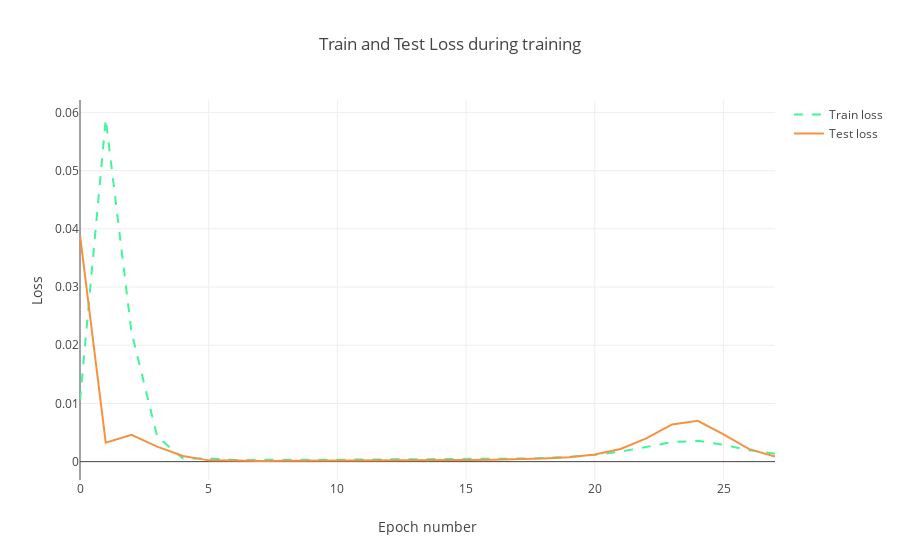

The notebook cell this image was saved under:
### Code cell
trace1 = go.Scatter(
    x = np.arange(0, len(history.history['loss']), 1),
    y = history.history['loss'],
    mode = 'lines',
    name = 'Train loss',
    line = dict(color=('rgb(66, 244, 155)'), width=2, dash='dash')
)
trace2 = go.Scatter(
    x = np.arange(0, len(history.history['val_loss']), 1),
    y = history.history['val_loss'],
    mode = 'lines',
    name = 'Test loss',
    line = dict(color=('rgb(244, 146, 65)'), width=2)
)

data = [trace1, trace2]
layout = dict(title = 'Train and Test Loss during training',
              xaxis = dict(title = 'Epoch number'), yaxis = dict(title = 'Loss'))
fig = dict(data=data, layout=layout)
py.iplot(fig, filename='training_process')

### Figure 1 — Plotly figure (JSON) as saved in the notebook; plotly's stock layout.template omitted (floating-point values rounded to 4 significant figures)
{"data": [{"line": {"color": "rgb(66, 244, 155)", "dash": "dash", "width": 2}, "mode": "lines", "name": "Train loss", "type": "scatter", "uid": "4dd34952-e820-11e8-bb0a-acbc3299c38d", "x": [0, 1, 2, 3, 4, 5, 6, 7, 8, 9, 10, 11, 12, 13, 14, 15, 16, 17, 18, 19, 20, 21, 22, 23, 24, 25, 26, 27], "y": [0.01055, 0.05887, 0.02223, 0.004282, 0.0005583, 0.0005508, 0.0002893, 0.00034, 0.0003145, 0.0003297, 0.0003346, 0.0003425, 0.0003518, 0.0003643, 0.0003823, 0.0004097, 0.0004526, 0.0005215, 0.0006357, 0.0008298, 0.001163, 0.001715, 0.002523, 0.003355, 0.003567, 0.002884, 0.001956, 0.001342]}, {"line": {"color": "rgb(244, 146, 65)", "width": 2}, "mode": "lines", "name": "Test loss", "type": "scatter", "uid": "4dd34bfa-e820-11e8-8950-acbc3299c38d", "x": [0, 1, 2, 3, 4, 5, 6, 7, 8, 9, 10, 11, 12, 13, 14, 15, 16, 17, 18, 19, 20, 21, 22, 23, 24, 25, 26, 27], "y": [0.0389, 0.003269, 0.004601, 0.002582, 0.000968, 0.0002157, 0.0002145, 0.0001078, 0.0001476, 0.0001522, 0.0001675, 0.000182, 0.0001973, 0.0002154, 0.0002384, 0.0002709, 0.0003196, 0.0003974, 0.0005285, 0.0007661, 0.001228, 0.002171, 0.00398, 0.006383, 0.007006, 0.004672, 0.002139, 0.000866]}], "layout": {"title": "Train and Test Loss during training", "xaxis": {"title": "Epoch number"}, "yaxis": {"title": "Loss"}}}
